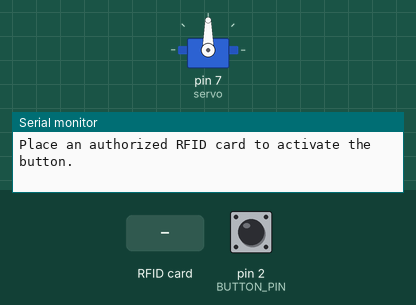
Recording of a sketch running on a simulated Arduino Uno, built with avr-gcc and run on an emulated ATmega328P. Shown: servo, the last lines printed to the serial monitor. The test bench sets the inputs (shaded band); at power-on: pin 2 (BUTTON_PIN) HIGH.

Above: at 1.7 s.
1.8 s: RFID card DC 7F BA 38 held to the reader
3.3 s: pin 2 (BUTTON_PIN) pulled LOW for 3.2 s
At 6.9 s:
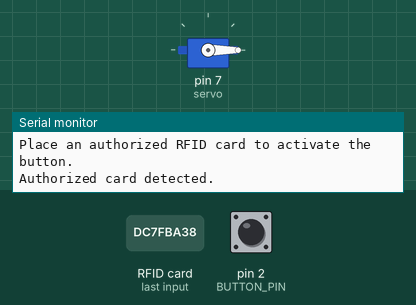
8.0 s: pin 2 (BUTTON_PIN) pulled LOW for 0.15 s
At 9.1 s:
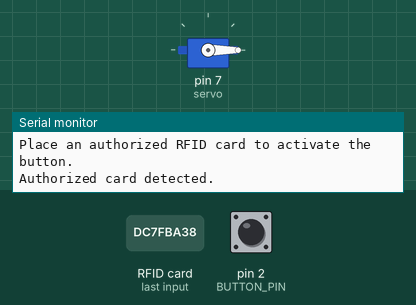
9.7 s: pin 2 (BUTTON_PIN) pulled LOW for 1 s
Timing chart, 0 to 61.2 s (numbered marks = the images above; inputs shaded):
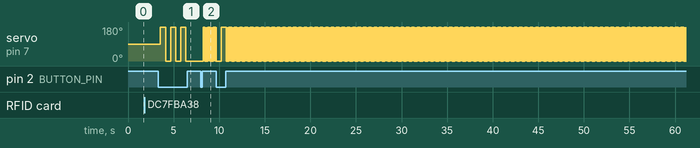

The sketch:

RFID-Button-Servo-motor.ino
```cpp
#include <SPI.h>
#include <MFRC522.h>
#include <Servo.h>

#define SS_PIN 10  // Slave Select pin
#define RST_PIN 9   // Reset pin
#define BUTTON_PIN 2 // Button pin

MFRC522 mfrc522(SS_PIN, RST_PIN);
Servo servo;

bool buttonActive = false; // Button activation flag
bool buttonState = false; // Button state
bool servoTurnedRight = false; // Servo position flag

String authorizedCardUID = "dc7fba38";

void setup() {
  Serial.begin(9600);
  SPI.begin();
  mfrc522.PCD_Init();
  servo.attach(7); // Attach the servo to pin 3
  pinMode(BUTTON_PIN, INPUT_PULLUP); // Input pin with pull-up resistor
  servo.write(90); // Set the initial servo position to 90 degrees (centered)
  delay(500); // Delay for the servo to reach the initial position
  Serial.println("Place an authorized RFID card to activate the button.");
}

void loop() {
  String uidStr = "";

  // Look for new cards
  if (mfrc522.PICC_IsNewCardPresent() && mfrc522.PICC_ReadCardSerial()) {
    for (byte i = 0; i < mfrc522.uid.size; i++) {
      uidStr += String(mfrc522.uid.uidByte[i], HEX);
    }

    if (uidStr == authorizedCardUID) {
      Serial.println("Authorized card detected.");
      buttonActive = !buttonActive; // Toggle button activation
    }

    mfrc522.PICC_HaltA();
    mfrc522.PCD_StopCrypto1();
  }

  // Check if the button is pressed
  if (digitalRead(BUTTON_PIN) == LOW) {
    buttonState = !buttonState; // Toggle button state
    delay(250); // Debounce
  }

  // Control servo based on button press and button activation
  if (buttonActive) {
    if (buttonState) {
      if (!servoTurnedRight) {
        servo.write(180); // Move servo 90 degrees right
        servoTurnedRight = true;
      } else {
        servo.write(0); // Move servo 90 degrees left
        servoTurnedRight = false;
      }
    }
  }
}
```

Measured:
- after the input at 3.3 s, servo on pin 7 (servo): alternates 180° for 0.55 s and 0° for 0.55 s, 6 changes in all, then stays 0°, starting after 0.26 s
- after the input at 8.0 s, servo on pin 7 (servo): alternates 180° for 0.03 s and 0° for 0.03 s, starting after 0.27 s
